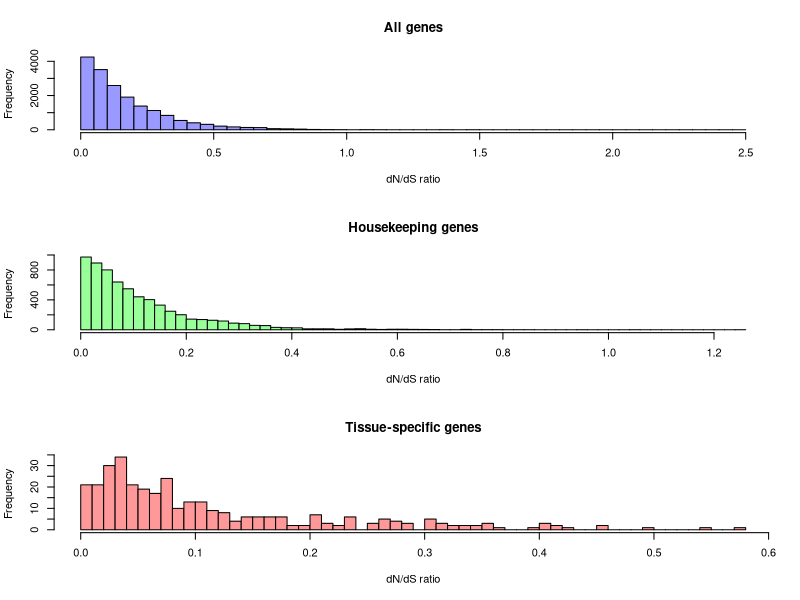
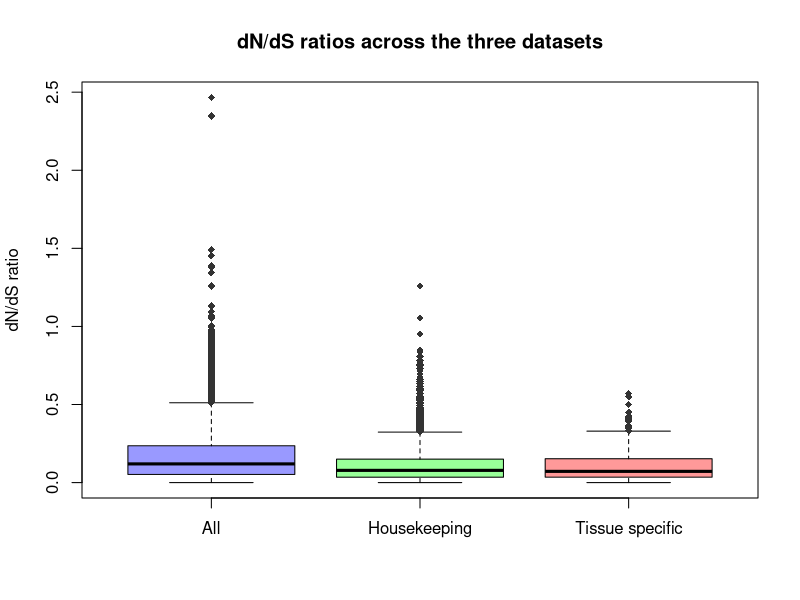

The R source for these figures, in order:
all <- read.table('../genes/dnds/allgenes_dndsratio.txt')
hk <- read.table('../genes/dnds/housekeeping_dndsratio.txt')
ts <- read.table('../genes/dnds/tissue_specific_dndsratio.txt')

all <- all$V3
hk <- hk$V3
ts <- ts$V3


col1 <- rgb(0.6, 0.6, 1)
col2 <- rgb(0.6, 1, 0.6)
col3 <- rgb(1, 0.6, 0.6)

png('dNdS_hists.png', height=6, width=6, units='in', res=100)
par(mfrow=c(3,1))
xlab <- "dN/dS ratio"

hist(all, nclass=50, col=col1, xlab=xlab, main="All genes")
hist(hk, nclass=50, col=col2, xlab=xlab, main="Housekeeping genes")
hist(ts, nclass=50, col=col3, xlab=xlab, main="Tissue-specific genes")

dev.off()

png('dNdS_boxplot.png', height=6, width=6, units='in', res=100)

ylab <- "dN/dS ratio"
xlabels <- c("All", "Housekeeping", "Tissue specific")
boxplot(all, hk, ts, names=xlabels, ylab=ylab, col=c(col1, col2, col3),
        outcol="#333333", pch=18, main="dN/dS ratios across the three datasets")


dev.off()
